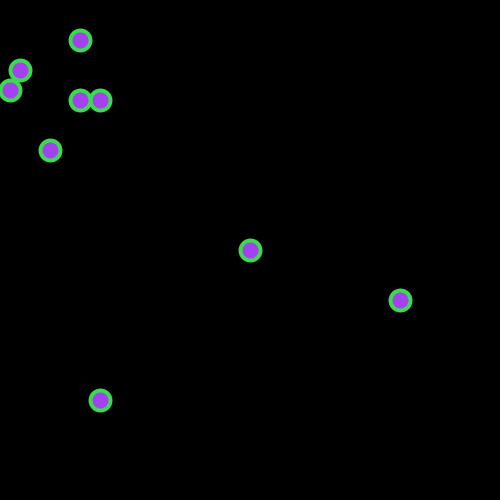
Frame 1 (no input)
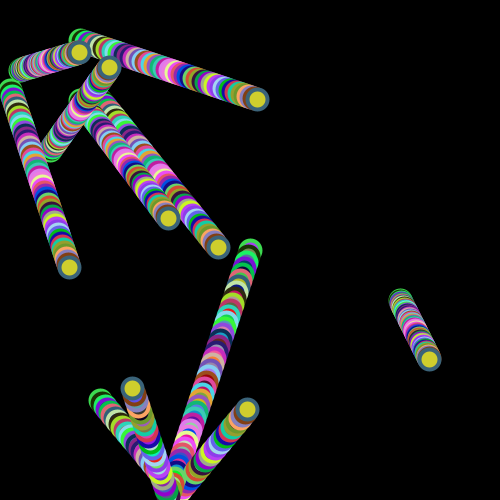
Frame 60 (the mouse pressed at the canvas centre just before this capture)
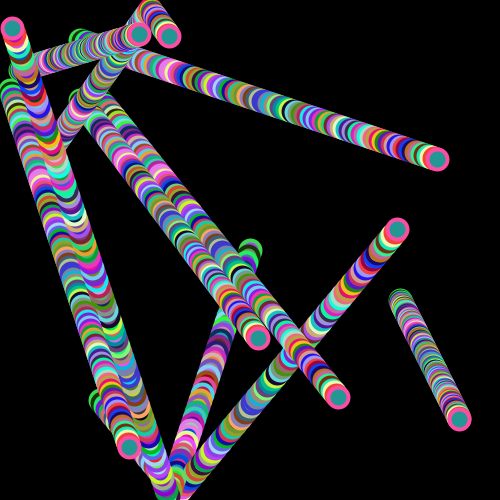
Frame 120 (the mouse held since frame 60 and released just before this capture)

The Processing sketch that drew these frames (run headless with seeded random() and noise(); from frame 60 on, the mouse is pressed at the canvas centre):

// Processing sketch: random
// ── random.pde
float x[]={100,50,20,80,400,100,80,10,250}; 
float y[]={100,150,70,100,300,400,40,90,250}; 

float xdelta[]={2,1,1,1.5,0.5,2.5,3,1,-2}; 
float ydelta[]={2.5,-1.4,-0.3,2,1,3,1,3,6}; 


void setup(){

size(500,500);
frameRate(50);
background(0);
} 

void draw(){

  
  fill(random(0,255),random(0,255),random(0,255)); 
  //delay(50);
  stroke(random(0,255),random(0,255),random(0,255)); 
  strokeWeight(4); 
  
  for(int i=0;i<9;i++){
  ellipse(x[i],y[i],20,20);
  x[i]=x[i]+xdelta[i];
  y[i]=y[i]+ydelta[i];
  
  
  if((x[i]>width -10) || (x[i]<10)){
  
  xdelta[i]=-xdelta[i];
  } 
  
  if((y[i]>height -10) || (y[i]<10)){
  
  ydelta[i]=-ydelta[i];
  }

}

}
